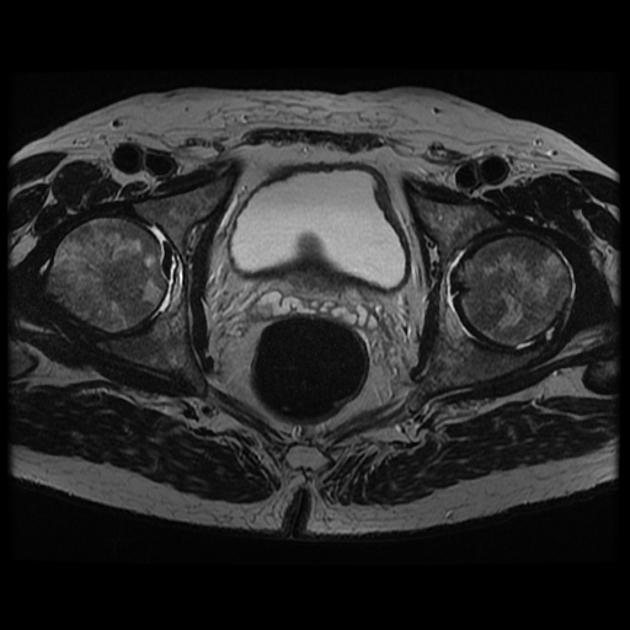
#> input picture MyIA.AI.Notebooks/Search/MRI_Prostate_Cancer.jpg, 630 x 630 px; its folder holds 5 pictures in this run
$ jupyter execute --allow-errors PyGad-EdgeDetection.ipynb   (shell and % lines are left out)   (older library calls are emulated)
#> lines starting #> are read from the running program, lines starting #| are printed output that depends on the picture; long printed decimals are rounded
# TP : Algorithmes Genetiques pour la Detection de Bords avec PyGAD

**Navigation** : [Index](../../README.md) | [Search-5 GA >>](Part1-Foundations/Search-5-GeneticAlgorithms.ipynb)

Dans ce TP, nous implementerons un algorithme genetique (GA) en Python pour concevoir automatiquement un **filtre convolutif de detection de bords**. L'objectif est d'approximer un filtre connu (ici, le filtre **Sobel**) en utilisant la bibliotheque d'algorithmes genetiques [PyGAD](https://pygad.readthedocs.io).

### Objectifs du TP :

- Concevoir un chromosome representant un filtre convolutif.
- Definir une fonction d'evaluation mesurant la qualite d'un filtre par rapport au filtre de reference (Sobel).
- Configurer et executer l'algorithme genetique pour evoluer progressivement vers un filtre optimal.

> **Rappel :** Un **algorithme genetique** repose sur une analogie avec l'evolution biologique. Une population d'individus (solutions) est evaluee par une fonction dite de **fitness**. A chaque generation, on selectionne les meilleurs individus pour former de nouveaux individus par **croisement** et **mutation**, permettant ainsi une exploration efficace de l'espace de solutions.

## Technologies et Bibliothèques utilisées

- **PyGAD** :
  Bibliothèque Python facilitant l'implémentation d'algorithmes génétiques avec une interface simple et intuitive. PyGAD permet une personnalisation complète des opérateurs génétiques (sélection, croisement, mutation).

- **OpenCV (cv2)** :
  Bibliothèque largement utilisée en vision par ordinateur pour la manipulation et le traitement d'images. Elle est notamment utilisée ici pour les convolutions et le filtrage.

- **Matplotlib** :
  Bibliothèque pour la visualisation des résultats intermédiaires et finaux directement dans le notebook Jupyter.

Ces outils sont combinés pour démontrer la puissance des algorithmes évolutionnaires dans l'optimisation automatique des filtres de traitement d'image.

### Imports et Fonctions Utilitaires

Nous allons commencer par importer les bibliothèques nécessaires et définir les fonctions utilitaires.

[cell 1]
import cv2
from pathlib import Path
import numpy as np
import matplotlib.pyplot as plt
from pygad import pygad

# Mode batch pour exécution non-interactive (Papermill/MCP)
import os
BATCH_MODE = os.getenv("BATCH_MODE", "false").lower() in ("true", "1", "yes")
if BATCH_MODE:
    plt.ioff()  # Désactive le mode interactif matplotlib

# Fonction pour sauvegarder une image
def save_image(image, filename):
    cv2.imwrite(filename, image)
    print(f"Image enregistrée : {filename}")

# Fonction pour convertir une image Bitmap en Matrice OpenCV
def bitmap_to_mat(bitmap):
    return cv2.cvtColor(np.array(bitmap), cv2.COLOR_BGR2RGB)

# Fonction pour afficher une image
def display_image(image, title="Image"):
    plt.imshow(cv2.cvtColor(image, cv2.COLOR_BGR2RGB))
    plt.title(title)
    plt.axis('off')
    plt.show()
    plt.close()  # Ferme la figure pour éviter blocage en mode batch

print(f"Imports OK : cv2, numpy, matplotlib, pygad | BATCH_MODE={BATCH_MODE}")

## Définition du Chromosome (EdgeChromosome)

Dans cette implémentation, chaque chromosome représente un filtre de convolution complet. Il est composé d'un ensemble de **gènes**, chacun étant une matrice 7x7 de coefficients. Le filtre final appliqué à l'image correspond à la somme de toutes ces matrices de gènes.

### Pourquoi utiliser cette approche ?

- **Évolution progressive** : Chaque gène apporte une contribution partielle au filtre complet, permettant à l'algorithme d'explorer graduellement des solutions.
- **Exploration efficace** : La mutation et le croisement agissent sur des sous-unités indépendantes, augmentant la diversité et facilitant l'optimisation.

Ci-dessous, nous définissons la classe Python correspondant à cette représentation.

[cell 2]
class EdgeChromosome:
    def __init__(self, length):
        self.kernel_size = 7  # Définir kernel_size avant de l'utiliser dans generate_gene
        self.length = length
        self.genes = [self.generate_gene() for _ in range(length)]

    def generate_gene(self):
        return np.random.randint(-20, 20, (self.kernel_size, self.kernel_size), dtype=np.int64)

    def get_complete_matrix(self):
        complete_matrix = np.zeros((self.kernel_size, self.kernel_size), dtype=np.float32)
        for gene in self.genes:
            complete_matrix += gene.astype(np.float32)

        max_abs = np.max(np.abs(complete_matrix))
        if max_abs > 10:
            complete_matrix = 10.0 * complete_matrix / max_abs
        return complete_matrix
print("Classe EdgeChromosome definie (representation genetique pour detection de contours)")

## Vérification du Chromosome créé

Testons maintenant la création d'un chromosome afin de vérifier que les gènes et la matrice résultante sont générés correctement.

**Attendu :** Une série de matrices 7x7 suivie d'une matrice résultante (somme normalisée).

[cell 3]
test_chromosome = EdgeChromosome(5)
print("Gènes générés :")
for gene in test_chromosome.genes:
    print(gene)
    print()

test_matrix = test_chromosome.get_complete_matrix()
print("Matrice complète générée :")
print(test_matrix)

## Fonction d'Évaluation (Fitness)

La **fonction d'évaluation** mesure la performance d'un filtre (chromosome) en comparant l'image obtenue par convolution avec l'image originale filtrée par le filtre Sobel (référence).

### Étapes de l'évaluation :

1. **Filtrage convolutif** :
   Le filtre généré par le chromosome est appliqué à l'image originale.

2. **Comparaison avec le filtre Sobel** :
   L'image obtenue est comparée avec l'image de référence obtenue par le filtre Sobel, en utilisant une mesure de similarité (corrélation normalisée).

3. **Pénalisation des filtres uniformes** :
   Pour éviter les solutions uniformes (avec des coefficients très faibles), une pénalité basée sur la somme absolue des coefficients du filtre est appliquée.

Cette approche permet de guider l'évolution vers des filtres capables de détecter efficacement les contours dans l'image.

[cell 4]
import cv2
import numpy as np
import math

class EdgeFitness:
    def __init__(self, original_image):
        """
        Calcule l'image de référence via la magnitude du Sobel en X et Y,
        normalisée dans la plage [0, 255].
        """
        # Conversion en niveaux de gris (8 bits)
        gray = cv2.cvtColor(np.array(original_image), cv2.COLOR_BGR2GRAY)

        # Sobel en X et Y
        sobelx = cv2.Sobel(gray, cv2.CV_64F, 1, 0, ksize=3)
        sobely = cv2.Sobel(gray, cv2.CV_64F, 0, 1, ksize=3)

        # Magnitude = sqrt(SobelX^2 + SobelY^2)
        magnitude = np.sqrt(sobelx**2 + sobely**2)

        # Normalisation manuelle dans [0, 255]
        if magnitude.max() > 0:
            magnitude = (magnitude / magnitude.max()) * 255.0
        magnitude = magnitude.astype(np.uint8)

        self.reference_image = magnitude
        self.original_gray = gray  # on conserve l'image 8 bits en nuances de gris

    def display_images(self):
        """
        Affiche l'image d'origine (gris) et l'image Sobel de référence.
        """
        # Image originale
        plt.figure(figsize=(12,5))
        plt.subplot(1,2,1)
        plt.imshow(self.original_gray, cmap='gray')
        plt.title("Original Gray")
        plt.axis('off')

        # Image Sobel
        plt.subplot(1,2,2)
        plt.imshow(self.reference_image, cmap='gray')
        plt.title("Sobel Reference")
        plt.axis('off')
        plt.show()
        plt.close()  # Ferme la figure pour éviter blocage en mode batch

    def apply_filter(self, chromosome, display=False):
        """
        Construit la matrice complète du chromosome et l'applique sur l'image originale via cv2.filter2D.
        Retourne le résultat normalisé en [0,255].
        """
        # Reconstruction du noyau en float32
        filter_matrix = chromosome.get_complete_matrix()
        if display:
            print("Noyau généré :\n", filter_matrix)

        # Appliquer la convolution avec un borderType par défaut
        filtered_float = cv2.filter2D(self.original_gray.astype(np.float32), ddepth=-1, kernel=filter_matrix, borderType=cv2.BORDER_DEFAULT)

        # Conversion en uint8 sans normalisation excessive
        filtered_uint8 = cv2.convertScaleAbs(filtered_float)
        return filtered_uint8


    def evaluate(self, solution, solution_idx):
        """
        Transforme le 'solution' en chromosome, applique le filtre,
        puis compare avec l'image Sobel de référence via la corrélation normalisée.
        Applique la pénalisation sur la somme des coefficients.
        """
        # Reconstruire le chromosome depuis le vecteur 'solution'
        from math import log10

        # On suppose 20 gènes de 7x7 = 49 coeff par gène
        gene_count = 20
        gene_size = 49
        chromosome = EdgeChromosome(gene_count)
        for i in range(gene_count):
            start = i*gene_size
            end   = start + gene_size
            arr   = np.array(solution[start:end]).reshape(7,7).astype(np.int64)
            chromosome.genes[i] = arr

        # Filtrage
        filtered_img = self.apply_filter(chromosome, display=False)

        # Vérifier la taille/dtype vs reference
        if filtered_img.shape != self.reference_image.shape:
            filtered_img = cv2.resize(filtered_img,
                                      (self.reference_image.shape[1],
                                       self.reference_image.shape[0]))

        # Corrélation normalisée
        result = cv2.matchTemplate(filtered_img, self.reference_image, cv2.TM_CCORR_NORMED)
        _, maxVal, _, _ = cv2.minMaxLoc(result)

        # Calcul de la pénalisation identique à GeneticSharp
        # (log10(|sumCoeffs| + 1))
        full_matrix = chromosome.get_complete_matrix()
        filter_sum = np.sum(full_matrix)
        filter_penalty = 1.0
        if abs(filter_sum) >= 1e-3:
            filter_penalty = log10(abs(filter_sum) + 1.0)

        # Score final
        # multiplier éventuellement par 1000 pour avoir un range plus large
        score = (maxVal * 1000.0) / filter_penalty

        return score

    # [16 lines left out: function display_chromosome_result, not called in this run]
print("Classe EdgeFitness definie (evaluation fitness par comparaison Sobel)")

### Test de la Fonction Fitness

Test de la fonction fitness.

[cell 5]
from PIL import Image
# Test de la fonction fitness
# Resolution robuste du chemin image (CWD peut differer sous Papermill)
_here = Path().resolve()
for _candidate in [_here, _here / "MyIA.AI.Notebooks" / "Search"]:
    if (_candidate / "MRI_Prostate_Cancer.jpg").exists():
        _here = _candidate
        break
image_path = str(_here / "MRI_Prostate_Cancer.jpg")
original_image = Image.open(image_path)
#> original_image is the input picture: PIL image 630x630 RGB; min 0, max 255, mean 39.4
fitness = EdgeFitness(original_image)
#> in __init__, `sobelx = cv2.Sobel(gray, cv2.CV_64F, 1, 0, ksize=3)`:
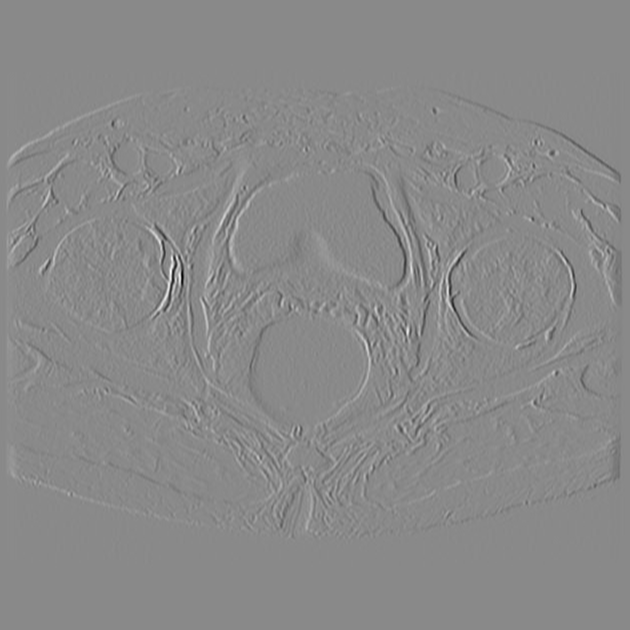
#> sobelx: shape (630, 630) float64; min -879, max 750, mean 0; drawn with min black and max white
#> in __init__, `sobely = cv2.Sobel(gray, cv2.CV_64F, 0, 1, ksize=3)`:
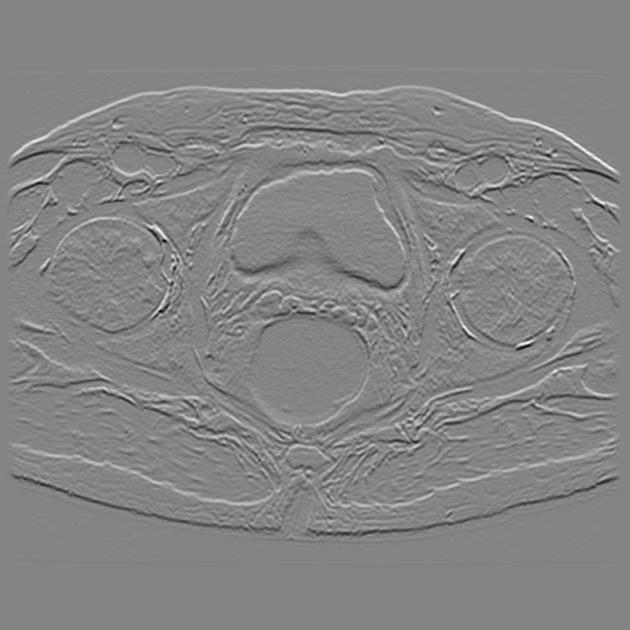
#> sobely: shape (630, 630) float64; min -448, max 412, mean 0; drawn with min black and max white
#> in __init__, `magnitude = np.sqrt(sobelx**2 + sobely**2)`:
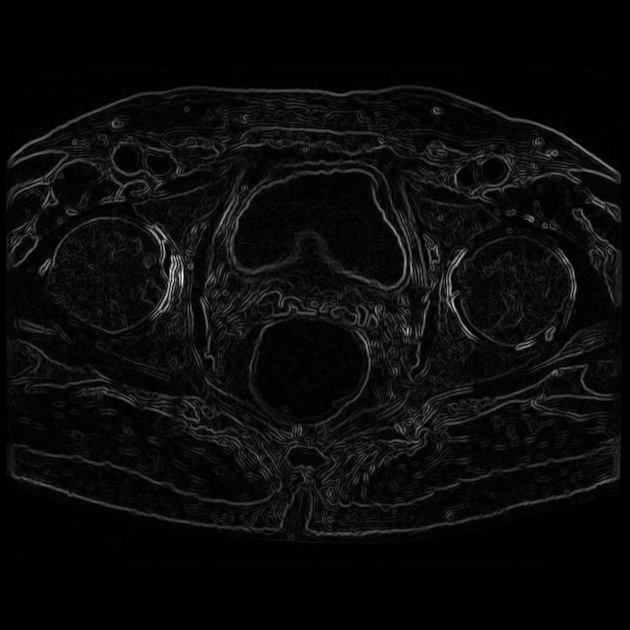
#> magnitude: shape (630, 630) float64; min 0, max 879.9, mean 37.4; drawn with min black and max white

# Test d'un chromosome
chromosome = EdgeChromosome(20)
print(f"Score de fitness : {fitness.evaluate(np.concatenate([gene.flatten() for gene in chromosome.genes]), 0)}")
#> after the loop in evaluate, `for i in range(gene_count):`: chromosome.genes = 20 items
#> the loop in get_complete_matrix (call 2), `for gene in self.genes:` made 20 passes
#> in apply_filter, `filtered_float = cv2.filter2D(self.original_gray.astype(np.float32), d..`:
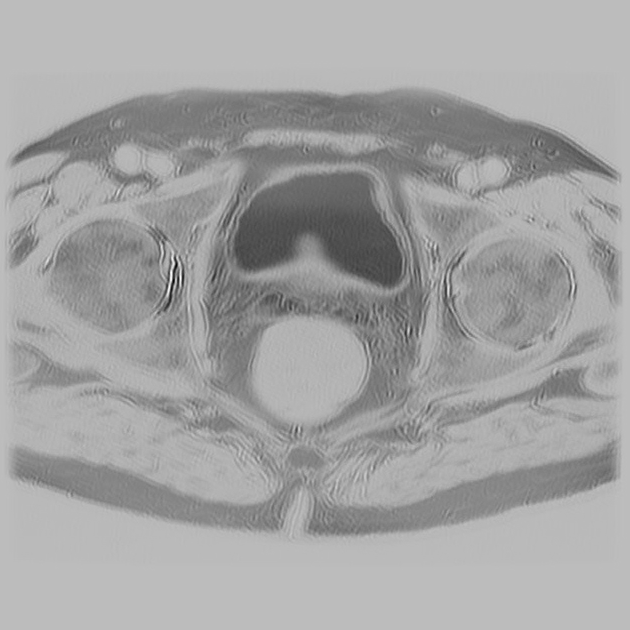
#> filtered_float: shape (630, 630) float32; min -4553.4, max 1591.7, mean -618; drawn with min black and max white
#> in apply_filter, `filtered_uint8 = cv2.convertScaleAbs(filtered_float)`:
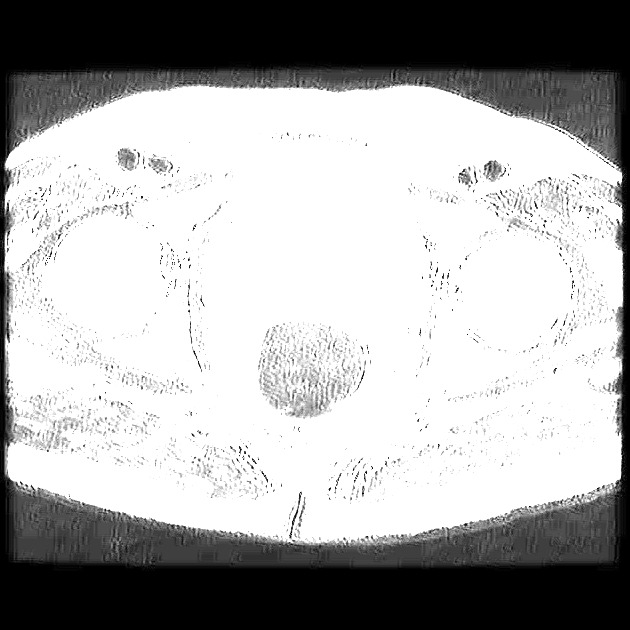
#> filtered_uint8: shape (630, 630); min 0, max 255, mean 169.7
#> in evaluate, `result = cv2.matchTemplate(filtered_img, self.reference_image, cv2.TM_..`: result = [0.669]
#> in evaluate, `_, maxVal, _, _ = cv2.minMaxLoc(result)`: maxVal = 0.669
#> in evaluate, `filter_sum = np.sum(full_matrix)`: filter_sum = -15.69
#> in evaluate, `filter_penalty = log10(abs(filter_sum) + 1.0)`: filter_penalty = 1.22
#> in evaluate, `score = (maxVal * 1000.0) / filter_penalty`: score = 547.2
#| Score de fitness : 547.223

## Configuration de l'Algorithme Génétique avec PyGAD

Nous configurons l'algorithme génétique à l'aide des paramètres suivants :

- **Taille de la population :** Nombre total d'individus testés à chaque génération.
- **Sélection :** Stratégie pour choisir les parents les mieux adaptés (`"sss"` : steady-state selection).
- **Croisement :** Combinaison des gènes des parents pour créer des enfants (`"uniform"` : croisement uniforme).
- **Mutation :** Modifications aléatoires pour introduire de nouvelles variations (`"random"` avec 10 % de gènes mutés à chaque génération).
- **Critère d'arrêt :** Nombre fixé de générations (ici, 100 générations).

Ces choix influencent directement la qualité et la rapidité de la convergence vers une solution optimale.

[cell 6]
# -------------------------------------------------------------------
# A) Charger l'image avec PIL ou cv2, puis créer l'objet Fitness
# -------------------------------------------------------------------

# Resolution robuste du chemin image (CWD peut differer sous Papermill)
_here = Path().resolve()
for _candidate in [_here, _here / "MyIA.AI.Notebooks" / "Search"]:
    if (_candidate / "MRI_Prostate_Cancer.jpg").exists():
        _here = _candidate
        break
image_path = str(_here / "MRI_Prostate_Cancer.jpg")  # Remplacez par le chemin de votre image

original_image = Image.open(image_path)

# Créer notre objet fitness
fitness_object = EdgeFitness(original_image)
fitness_object.display_images()  # Pour vérifier l'image de référence Sobel

# -------------------------------------------------------------------
# B) Définir la fonction de fitness pour PyGAD
# -------------------------------------------------------------------
def fitness_func(ga_instance, solution, solution_idx):
    return fitness_object.evaluate(solution, solution_idx)

# -------------------------------------------------------------------
# C) Callback pour la visualisation à chaque génération
# -------------------------------------------------------------------
# [17 lines left out: function on_generation, not called in this run]

# -------------------------------------------------------------------
# D) Configurer et lancer le GA
#    - 20 gènes, chaque gène = 7x7 = 49 coefficients
#    - On veut donc un chromosome de 20*49 = 980 coefficients
# -------------------------------------------------------------------
import pygad

chromosome_length = 20 * 49  # 980
population_size  = (100, chromosome_length)  # Ex.: 100 individus

#> (the rest of this cell did not finish here and is left out)

## Exécution de l'Algorithme et Visualisation des Résultats

Lors de l'exécution de l'algorithme génétique, nous visualisons régulièrement :

- **L'évolution du meilleur score** à chaque génération, indiquant comment l'algorithme progresse.
- **Les images filtrées intermédiaires** obtenues toutes les 10 générations pour suivre visuellement l'amélioration du filtre.

Cela permet une compréhension intuitive du comportement de l'algorithme et de sa capacité à améliorer progressivement la solution.

[cell 7]
# Initialiser le placeholder avec l'image originale
display_image(bitmap_to_mat(original_image), "Original Image")
